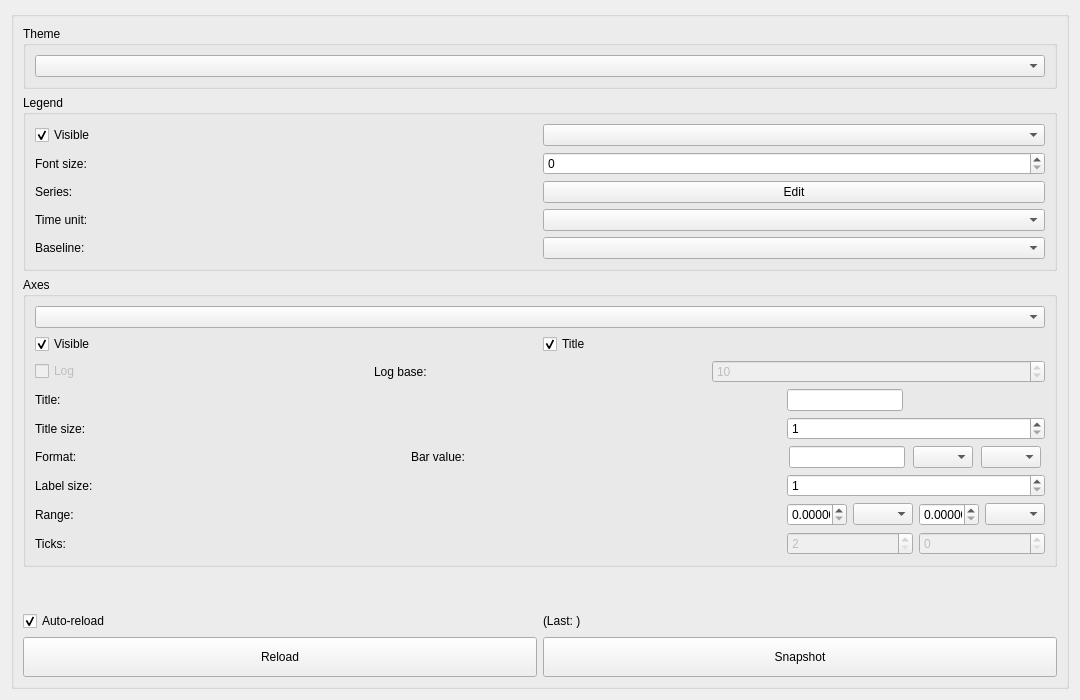
<?xml version="1.0" encoding="UTF-8"?>
<ui version="4.0">
 <class>PlotterBarChart</class>
 <widget class="QWidget" name="PlotterBarChart">
  <property name="geometry">
   <rect>
    <x>0</x>
    <y>0</y>
    <width>1080</width>
    <height>700</height>
   </rect>
  </property>
  <property name="windowTitle">
   <string>Form</string>
  </property>
  <layout class="QHBoxLayout" name="horizontalLayout">
   <item>
    <layout class="QVBoxLayout" name="verticalLayout">
     <item>
      <widget class="QGroupBox" name="groupBoxOptions">
       <property name="font">
        <font>
         <pointsize>9</pointsize>
        </font>
       </property>
       <property name="title">
        <string/>
       </property>
       <layout class="QVBoxLayout" name="verticalLayout_2">
        <item>
         <widget class="QGroupBox" name="groupBox_2">
          <property name="title">
           <string>Theme</string>
          </property>
          <layout class="QVBoxLayout" name="verticalLayout_3">
           <item>
            <widget class="QComboBox" name="comboBoxTheme"/>
           </item>
          </layout>
         </widget>
        </item>
        <item>
         <widget class="QGroupBox" name="groupBoxLegend">
          <property name="title">
           <string>Legend</string>
          </property>
          <layout class="QVBoxLayout" name="verticalLayout_4">
           <item>
            <layout class="QHBoxLayout" name="horizontalLayout_2">
             <item>
              <widget class="QCheckBox" name="checkBoxLegendVisible">
               <property name="text">
                <string>Visible</string>
               </property>
               <property name="checked">
                <bool>true</bool>
               </property>
              </widget>
             </item>
             <item>
              <widget class="QComboBox" name="comboBoxLegendAlign"/>
             </item>
            </layout>
           </item>
           <item>
            <layout class="QHBoxLayout" name="horizontalLayout_3">
             <item>
              <widget class="QLabel" name="label">
               <property name="text">
                <string>Font size:</string>
               </property>
              </widget>
             </item>
             <item>
              <widget class="QSpinBox" name="spinBoxLegendFontSize"/>
             </item>
            </layout>
           </item>
           <item>
            <layout class="QHBoxLayout" name="horizontalLayout_12">
             <item>
              <widget class="QLabel" name="label_2">
               <property name="text">
                <string>Series:</string>
               </property>
              </widget>
             </item>
             <item>
              <widget class="QPushButton" name="pushButtonSeries">
               <property name="text">
                <string>Edit</string>
               </property>
              </widget>
             </item>
            </layout>
           </item>
           <item>
            <layout class="QHBoxLayout" name="horizontalLayout_13">
             <item>
              <widget class="QLabel" name="label_3">
               <property name="text">
                <string>Time unit:</string>
               </property>
              </widget>
             </item>
             <item>
              <widget class="QComboBox" name="comboBoxTimeUnit"/>
             </item>
            </layout>
           </item>
           <item>
            <layout class="QHBoxLayout" name="horizontalLayout_14">
             <item>
              <widget class="QLabel" name="label_4">
               <property name="text">
                <string>Baseline:</string>
               </property>
              </widget>
             </item>
             <item>
              <widget class="QComboBox" name="comboBoxBaseline"/>
             </item>
            </layout>
           </item>
          </layout>
         </widget>
        </item>
        <item>
         <widget class="QGroupBox" name="groupBoxAxes">
          <property name="title">
           <string>Axes</string>
          </property>
          <layout class="QVBoxLayout" name="verticalLayout_6">
           <item>
            <widget class="QComboBox" name="comboBoxAxis"/>
           </item>
           <item>
            <layout class="QHBoxLayout" name="horizontalLayout_8">
             <item>
              <widget class="QCheckBox" name="checkBoxAxisVisible">
               <property name="text">
                <string>Visible</string>
               </property>
               <property name="checked">
                <bool>true</bool>
               </property>
              </widget>
             </item>
             <item>
              <widget class="QCheckBox" name="checkBoxTitle">
               <property name="text">
                <string>Title</string>
               </property>
               <property name="checked">
                <bool>true</bool>
               </property>
              </widget>
             </item>
            </layout>
           </item>
           <item>
            <layout class="QHBoxLayout" name="horizontalLayout_9">
             <item>
              <widget class="QCheckBox" name="checkBoxLog">
               <property name="enabled">
                <bool>false</bool>
               </property>
               <property name="text">
                <string>Log</string>
               </property>
              </widget>
             </item>
             <item>
              <widget class="QLabel" name="label_9">
               <property name="text">
                <string>Log base:</string>
               </property>
              </widget>
             </item>
             <item>
              <widget class="QSpinBox" name="spinBoxLogBase">
               <property name="enabled">
                <bool>false</bool>
               </property>
               <property name="minimum">
                <number>2</number>
               </property>
               <property name="maximum">
                <number>1000</number>
               </property>
               <property name="value">
                <number>10</number>
               </property>
              </widget>
             </item>
            </layout>
           </item>
           <item>
            <layout class="QGridLayout" name="gridLayout_2">
             <item row="2" column="1">
              <widget class="QSpinBox" name="spinBoxTitleSize">
               <property name="minimum">
                <number>1</number>
               </property>
               <property name="maximum">
                <number>72</number>
               </property>
              </widget>
             </item>
             <item row="1" column="1">
              <widget class="QLineEdit" name="lineEditTitle">
               <property name="sizePolicy">
                <sizepolicy hsizetype="Fixed" vsizetype="Fixed">
                 <horstretch>0</horstretch>
                 <verstretch>0</verstretch>
                </sizepolicy>
               </property>
               <property name="maximumSize">
                <size>
                 <width>116</width>
                 <height>16777215</height>
                </size>
               </property>
              </widget>
             </item>
             <item row="5" column="1">
              <widget class="QSpinBox" name="spinBoxLabelSize">
               <property name="minimum">
                <number>1</number>
               </property>
               <property name="maximum">
                <number>72</number>
               </property>
              </widget>
             </item>
             <item row="8" column="1">
              <layout class="QHBoxLayout" name="horizontalLayout_10">
               <item>
                <widget class="QSpinBox" name="spinBoxTicks">
                 <property name="enabled">
                  <bool>false</bool>
                 </property>
                 <property name="minimum">
                  <number>2</number>
                 </property>
                </widget>
               </item>
               <item>
                <widget class="QSpinBox" name="spinBoxMTicks">
                 <property name="enabled">
                  <bool>false</bool>
                 </property>
                </widget>
               </item>
              </layout>
             </item>
             <item row="1" column="0">
              <widget class="QLabel" name="label_11">
               <property name="text">
                <string>Title:</string>
               </property>
              </widget>
             </item>
             <item row="7" column="1">
              <layout class="QHBoxLayout" name="horizontalLayout_11">
               <item>
                <widget class="QDoubleSpinBox" name="doubleSpinBoxMin">
                 <property name="sizePolicy">
                  <sizepolicy hsizetype="Fixed" vsizetype="Fixed">
                   <horstretch>0</horstretch>
                   <verstretch>0</verstretch>
                  </sizepolicy>
                 </property>
                 <property name="minimumSize">
                  <size>
                   <width>0</width>
                   <height>0</height>
                  </size>
                 </property>
                 <property name="maximumSize">
                  <size>
                   <width>60</width>
                   <height>16777215</height>
                  </size>
                 </property>
                 <property name="decimals">
                  <number>6</number>
                 </property>
                 <property name="maximum">
                  <double>9999999999.000000000000000</double>
                 </property>
                 <property name="singleStep">
                  <double>0.100000000000000</double>
                 </property>
                 <property name="value">
                  <double>0.000000000000000</double>
                 </property>
                </widget>
               </item>
               <item>
                <widget class="QComboBox" name="comboBoxMin">
                 <property name="minimumSize">
                  <size>
                   <width>60</width>
                   <height>0</height>
                  </size>
                 </property>
                 <property name="maximumSize">
                  <size>
                   <width>60</width>
                   <height>16777215</height>
                  </size>
                 </property>
                </widget>
               </item>
               <item>
                <widget class="QDoubleSpinBox" name="doubleSpinBoxMax">
                 <property name="sizePolicy">
                  <sizepolicy hsizetype="Fixed" vsizetype="Fixed">
                   <horstretch>0</horstretch>
                   <verstretch>0</verstretch>
                  </sizepolicy>
                 </property>
                 <property name="minimumSize">
                  <size>
                   <width>0</width>
                   <height>0</height>
                  </size>
                 </property>
                 <property name="maximumSize">
                  <size>
                   <width>60</width>
                   <height>16777215</height>
                  </size>
                 </property>
                 <property name="decimals">
                  <number>6</number>
                 </property>
                 <property name="maximum">
                  <double>9999999999.000000000000000</double>
                 </property>
                 <property name="singleStep">
                  <double>0.100000000000000</double>
                 </property>
                </widget>
               </item>
               <item>
                <widget class="QComboBox" name="comboBoxMax">
                 <property name="minimumSize">
                  <size>
                   <width>60</width>
                   <height>0</height>
                  </size>
                 </property>
                 <property name="maximumSize">
                  <size>
                   <width>60</width>
                   <height>16777215</height>
                  </size>
                 </property>
                </widget>
               </item>
              </layout>
             </item>
             <item row="3" column="0">
              <layout class="QHBoxLayout" name="horizontalLayout_7">
               <item>
                <widget class="QLabel" name="labelFormat">
                 <property name="enabled">
                  <bool>true</bool>
                 </property>
                 <property name="text">
                  <string>Format:</string>
                 </property>
                </widget>
               </item>
               <item>
                <widget class="QLabel" name="labelValue">
                 <property name="text">
                  <string>Bar value:</string>
                 </property>
                </widget>
               </item>
              </layout>
             </item>
             <item row="5" column="0">
              <widget class="QLabel" name="label_15">
               <property name="text">
                <string>Label size:</string>
               </property>
              </widget>
             </item>
             <item row="8" column="0">
              <widget class="QLabel" name="label_10">
               <property name="enabled">
                <bool>true</bool>
               </property>
               <property name="text">
                <string>Ticks:</string>
               </property>
              </widget>
             </item>
             <item row="7" column="0">
              <widget class="QLabel" name="labelRange">
               <property name="text">
                <string>Range:</string>
               </property>
              </widget>
             </item>
             <item row="2" column="0">
              <widget class="QLabel" name="label_12">
               <property name="text">
                <string>Title size:</string>
               </property>
              </widget>
             </item>
             <item row="3" column="1">
              <layout class="QHBoxLayout" name="horizontalLayout_6">
               <item>
                <widget class="QLineEdit" name="lineEditFormat">
                 <property name="enabled">
                  <bool>true</bool>
                 </property>
                 <property name="sizePolicy">
                  <sizepolicy hsizetype="Fixed" vsizetype="Fixed">
                   <horstretch>0</horstretch>
                   <verstretch>0</verstretch>
                  </sizepolicy>
                 </property>
                 <property name="maximumSize">
                  <size>
                   <width>116</width>
                   <height>16777215</height>
                  </size>
                 </property>
                </widget>
               </item>
               <item>
                <widget class="QComboBox" name="comboBoxValuePosition">
                 <property name="minimumSize">
                  <size>
                   <width>60</width>
                   <height>0</height>
                  </size>
                 </property>
                 <property name="maximumSize">
                  <size>
                   <width>60</width>
                   <height>16777215</height>
                  </size>
                 </property>
                </widget>
               </item>
               <item>
                <widget class="QComboBox" name="comboBoxValueAngle">
                 <property name="minimumSize">
                  <size>
                   <width>60</width>
                   <height>0</height>
                  </size>
                 </property>
                 <property name="maximumSize">
                  <size>
                   <width>60</width>
                   <height>16777215</height>
                  </size>
                 </property>
                </widget>
               </item>
              </layout>
             </item>
            </layout>
           </item>
          </layout>
         </widget>
        </item>
        <item>
         <spacer name="verticalSpacer">
          <property name="orientation">
           <enum>Qt::Vertical</enum>
          </property>
          <property name="sizeHint" stdset="0">
           <size>
            <width>20</width>
            <height>40</height>
           </size>
          </property>
         </spacer>
        </item>
        <item>
         <layout class="QVBoxLayout" name="verticalLayout_5">
          <item>
           <layout class="QHBoxLayout" name="horizontalLayout_5">
            <item>
             <widget class="QCheckBox" name="checkBoxAutoReload">
              <property name="text">
               <string>Auto-reload</string>
              </property>
              <property name="checked">
               <bool>true</bool>
              </property>
             </widget>
            </item>
            <item>
             <widget class="QLabel" name="labelLastReload">
              <property name="text">
               <string>(Last: )</string>
              </property>
             </widget>
            </item>
           </layout>
          </item>
          <item>
           <layout class="QHBoxLayout" name="horizontalLayout_4">
            <item>
             <widget class="QPushButton" name="pushButtonReload">
              <property name="minimumSize">
               <size>
                <width>0</width>
                <height>40</height>
               </size>
              </property>
              <property name="maximumSize">
               <size>
                <width>16777215</width>
                <height>16777215</height>
               </size>
              </property>
              <property name="text">
               <string>Reload</string>
              </property>
             </widget>
            </item>
            <item>
             <widget class="QPushButton" name="pushButtonSnapshot">
              <property name="minimumSize">
               <size>
                <width>0</width>
                <height>40</height>
               </size>
              </property>
              <property name="maximumSize">
               <size>
                <width>16777215</width>
                <height>16777215</height>
               </size>
              </property>
              <property name="text">
               <string>Snapshot</string>
              </property>
             </widget>
            </item>
           </layout>
          </item>
         </layout>
        </item>
       </layout>
      </widget>
     </item>
    </layout>
   </item>
  </layout>
 </widget>
 <resources/>
 <connections/>
</ui>
